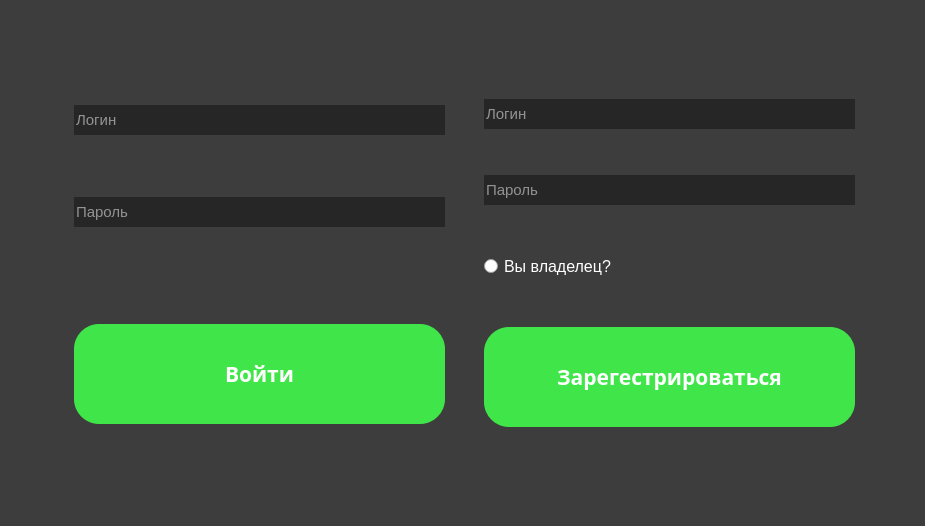
<?xml version="1.0" encoding="UTF-8"?>
<ui version="4.0">
 <class>MainWindow</class>
 <widget class="QMainWindow" name="MainWindow">
  <property name="geometry">
   <rect>
    <x>0</x>
    <y>0</y>
    <width>925</width>
    <height>526</height>
   </rect>
  </property>
  <property name="windowTitle">
   <string>MainWindow</string>
  </property>
  <property name="styleSheet">
   <string notr="true">QMainWindow{
	background-color:#3d3d3d;
}</string>
  </property>
  <widget class="QWidget" name="centralwidget">
   <layout class="QGridLayout" name="gridLayout">
    <item row="0" column="0">
     <widget class="QStackedWidget" name="stackedWidget">
      <property name="currentIndex">
       <number>0</number>
      </property>
      <widget class="QWidget" name="page_3">
       <widget class="QWidget" name="layoutWidget">
        <property name="geometry">
         <rect>
          <x>60</x>
          <y>40</y>
          <width>381</width>
          <height>431</height>
         </rect>
        </property>
        <layout class="QVBoxLayout" name="loginLayout">
         <property name="leftMargin">
          <number>5</number>
         </property>
         <property name="rightMargin">
          <number>5</number>
         </property>
         <property name="bottomMargin">
          <number>0</number>
         </property>
         <item>
          <widget class="QLineEdit" name="loginLogin">
           <property name="font">
            <font>
             <pointsize>11</pointsize>
            </font>
           </property>
           <property name="styleSheet">
            <string notr="true">QLineEdit{
	width:30%;
	height:30%;
	background-color:#262626;
	color:white;
	border:none;
}</string>
           </property>
           <property name="placeholderText">
            <string>Логин</string>
           </property>
          </widget>
         </item>
         <item>
          <widget class="QLineEdit" name="loginPassword">
           <property name="font">
            <font>
             <pointsize>11</pointsize>
            </font>
           </property>
           <property name="styleSheet">
            <string notr="true">QLineEdit{
	width:30%;
	height:30%;
	background-color:#262626;
	color:white;
	border:none;
}</string>
           </property>
           <property name="echoMode">
            <enum>QLineEdit::Password</enum>
           </property>
           <property name="placeholderText">
            <string>Пароль</string>
           </property>
          </widget>
         </item>
         <item>
          <spacer name="verticalSpacer">
           <property name="orientation">
            <enum>Qt::Vertical</enum>
           </property>
           <property name="sizeType">
            <enum>QSizePolicy::Fixed</enum>
           </property>
           <property name="sizeHint" stdset="0">
            <size>
             <width>0</width>
             <height>35</height>
            </size>
           </property>
          </spacer>
         </item>
         <item>
          <widget class="QPushButton" name="loginConfirm">
           <property name="font">
            <font>
             <family>Segoe UI Black</family>
             <pointsize>16</pointsize>
             <weight>75</weight>
             <bold>true</bold>
            </font>
           </property>
           <property name="cursor">
            <cursorShape>PointingHandCursor</cursorShape>
           </property>
           <property name="styleSheet">
            <string notr="true">QPushButton{
	color : white;
	background-color: #40e649;
	border-radius: 25px;
	height : 100%;
	width:100%;
}
QPushButton:hover{
	color : white;
	background-color: #35bd3c;
	height : 100%;
	width:100%;
}
QVBoxLayout{
	background-color:white;
}</string>
           </property>
           <property name="text">
            <string>Войти</string>
           </property>
           <property name="flat">
            <bool>false</bool>
           </property>
          </widget>
         </item>
        </layout>
       </widget>
       <widget class="QWidget" name="layoutWidget_2">
        <property name="geometry">
         <rect>
          <x>470</x>
          <y>50</y>
          <width>381</width>
          <height>411</height>
         </rect>
        </property>
        <layout class="QVBoxLayout" name="registerLayout" stretch="0,0,0,0">
         <property name="spacing">
          <number>6</number>
         </property>
         <property name="leftMargin">
          <number>5</number>
         </property>
         <property name="topMargin">
          <number>0</number>
         </property>
         <property name="rightMargin">
          <number>5</number>
         </property>
         <property name="bottomMargin">
          <number>0</number>
         </property>
         <item>
          <widget class="QLineEdit" name="regLogin">
           <property name="font">
            <font>
             <pointsize>11</pointsize>
            </font>
           </property>
           <property name="styleSheet">
            <string notr="true">QLineEdit{
	width:30%;
	height:30%;
	background-color:#262626;
	color:white;
	border:none;
}</string>
           </property>
           <property name="placeholderText">
            <string>Логин</string>
           </property>
          </widget>
         </item>
         <item>
          <widget class="QLineEdit" name="regPassword">
           <property name="font">
            <font>
             <pointsize>11</pointsize>
            </font>
           </property>
           <property name="styleSheet">
            <string notr="true">QLineEdit{
	width:30%;
	height:30%;
	background-color:#262626;
	color:white;
	border:none;
}</string>
           </property>
           <property name="inputMask">
            <string/>
           </property>
           <property name="placeholderText">
            <string>Пароль</string>
           </property>
          </widget>
         </item>
         <item>
          <widget class="QRadioButton" name="ifMaster">
           <property name="sizePolicy">
            <sizepolicy hsizetype="Minimum" vsizetype="Fixed">
             <horstretch>0</horstretch>
             <verstretch>20</verstretch>
            </sizepolicy>
           </property>
           <property name="minimumSize">
            <size>
             <width>0</width>
             <height>30</height>
            </size>
           </property>
           <property name="font">
            <font>
             <pointsize>12</pointsize>
            </font>
           </property>
           <property name="styleSheet">
            <string notr="true">QRadioButton{
	color:white;
}</string>
           </property>
           <property name="text">
            <string>Вы владелец?</string>
           </property>
          </widget>
         </item>
         <item>
          <widget class="QPushButton" name="regConfirm">
           <property name="sizePolicy">
            <sizepolicy hsizetype="Minimum" vsizetype="Fixed">
             <horstretch>0</horstretch>
             <verstretch>0</verstretch>
            </sizepolicy>
           </property>
           <property name="font">
            <font>
             <family>Segoe UI Black</family>
             <pointsize>16</pointsize>
             <weight>75</weight>
             <bold>true</bold>
             <strikeout>false</strikeout>
            </font>
           </property>
           <property name="cursor">
            <cursorShape>PointingHandCursor</cursorShape>
           </property>
           <property name="mouseTracking">
            <bool>false</bool>
           </property>
           <property name="autoFillBackground">
            <bool>false</bool>
           </property>
           <property name="styleSheet">
            <string notr="true">QPushButton{
	color : white;
	background-color: #40e649;
	border-radius: 25px;
	height : 100%;
	width:100%;
}
QPushButton:hover{
	color : white;
	background-color: #35bd3c;
	height : 100%;
	width:100%;
}</string>
           </property>
           <property name="text">
            <string>Зарегестрироваться</string>
           </property>
          </widget>
         </item>
        </layout>
       </widget>
      </widget>
      <widget class="QWidget" name="page_4"/>
     </widget>
    </item>
   </layout>
  </widget>
 </widget>
 <resources/>
 <connections/>
</ui>
